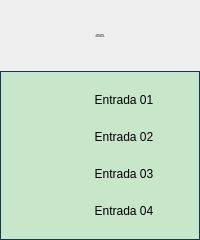
<?xml version="1.0" encoding="UTF-8"?>
<ui version="4.0">
 <class>Form</class>
 <widget class="QWidget" name="Form">
  <property name="geometry">
   <rect>
    <x>0</x>
    <y>0</y>
    <width>200</width>
    <height>240</height>
   </rect>
  </property>
  <property name="minimumSize">
   <size>
    <width>200</width>
    <height>240</height>
   </size>
  </property>
  <property name="maximumSize">
   <size>
    <width>200</width>
    <height>240</height>
   </size>
  </property>
  <property name="windowTitle">
   <string>Cartão 5069-IY4 04 Controladora Booster</string>
  </property>
  <layout class="QVBoxLayout" name="verticalLayout">
   <property name="spacing">
    <number>0</number>
   </property>
   <property name="leftMargin">
    <number>0</number>
   </property>
   <property name="topMargin">
    <number>0</number>
   </property>
   <property name="rightMargin">
    <number>0</number>
   </property>
   <property name="bottomMargin">
    <number>0</number>
   </property>
   <item>
    <layout class="QVBoxLayout" name="verticalLayout_2">
     <property name="spacing">
      <number>0</number>
     </property>
     <item>
      <widget class="PyDMLabel" name="PyDMLabel_2">
       <property name="maximumSize">
        <size>
         <width>16777215</width>
         <height>71</height>
        </size>
       </property>
       <property name="font">
        <font>
         <pointsize>-1</pointsize>
        </font>
       </property>
       <property name="toolTip">
        <string/>
       </property>
       <property name="styleSheet">
        <string notr="true">PyDMLabel {
 qproperty-alignment: AlignCenter;
 border: 1px solid #FF17365D;
 background-color: #FF17365D;
 color: rgb(255, 255, 255);
 min-height: 65px;
 max-height: 65px;
 font-size: 14px;
}</string>
       </property>
       <property name="text">
        <string>Falhas Hardware
Cartão 5069-IY4 04
Controladora Booster</string>
       </property>
       <property name="alignment">
        <set>Qt::AlignCenter</set>
       </property>
      </widget>
     </item>
     <item>
      <widget class="QFrame" name="frame">
       <property name="styleSheet">
        <string notr="true">QFrame#frame{
     border: 1px solid #FF17365D;
	 background-color: #c8e6c9;
}

PyDMByteIndicator {
  min-height: 1.50em;
  max-height: 1.50em;
  min-width: 1.50em;
}</string>
       </property>
       <property name="frameShape">
        <enum>QFrame::StyledPanel</enum>
       </property>
       <property name="frameShadow">
        <enum>QFrame::Raised</enum>
       </property>
       <layout class="QVBoxLayout" name="verticalLayout_5">
        <property name="spacing">
         <number>0</number>
        </property>
        <property name="leftMargin">
         <number>0</number>
        </property>
        <property name="topMargin">
         <number>0</number>
        </property>
        <property name="rightMargin">
         <number>0</number>
        </property>
        <property name="bottomMargin">
         <number>0</number>
        </property>
        <item>
         <layout class="QGridLayout" name="gridLayout_2">
          <property name="leftMargin">
           <number>5</number>
          </property>
          <property name="topMargin">
           <number>5</number>
          </property>
          <property name="rightMargin">
           <number>5</number>
          </property>
          <property name="bottomMargin">
           <number>5</number>
          </property>
          <property name="verticalSpacing">
           <number>10</number>
          </property>
          <item row="3" column="0">
           <widget class="PyDMByteIndicator" name="PyDMByteIndicator_5">
            <property name="sizePolicy">
             <sizepolicy hsizetype="Fixed" vsizetype="Fixed">
              <horstretch>0</horstretch>
              <verstretch>0</verstretch>
             </sizepolicy>
            </property>
            <property name="minimumSize">
             <size>
              <width>27</width>
              <height>27</height>
             </size>
            </property>
            <property name="maximumSize">
             <size>
              <width>30</width>
              <height>27</height>
             </size>
            </property>
            <property name="toolTip">
             <string/>
            </property>
            <property name="channel" stdset="0">
             <string>ca://RA-RaBO02:RF-IntlkCtrl:InAng07-Mon.VAL</string>
            </property>
            <property name="onColor" stdset="0">
             <color>
              <red>255</red>
              <green>0</green>
              <blue>0</blue>
             </color>
            </property>
            <property name="offColor" stdset="0">
             <color>
              <red>0</red>
              <green>255</green>
              <blue>0</blue>
             </color>
            </property>
            <property name="showLabels" stdset="0">
             <bool>false</bool>
            </property>
            <property name="circles" stdset="0">
             <bool>true</bool>
            </property>
           </widget>
          </item>
          <item row="0" column="1">
           <widget class="PyDMLabel" name="PyDMLabel_6">
            <property name="sizePolicy">
             <sizepolicy hsizetype="Fixed" vsizetype="Fixed">
              <horstretch>0</horstretch>
              <verstretch>0</verstretch>
             </sizepolicy>
            </property>
            <property name="minimumSize">
             <size>
              <width>100</width>
              <height>25</height>
             </size>
            </property>
            <property name="maximumSize">
             <size>
              <width>100</width>
              <height>25</height>
             </size>
            </property>
            <property name="toolTip">
             <string/>
            </property>
            <property name="text">
             <string>Entrada 01</string>
            </property>
            <property name="alignment">
             <set>Qt::AlignCenter</set>
            </property>
            <property name="channel" stdset="0">
             <string/>
            </property>
           </widget>
          </item>
          <item row="0" column="0">
           <widget class="PyDMByteIndicator" name="PyDMByteIndicator_6">
            <property name="sizePolicy">
             <sizepolicy hsizetype="Fixed" vsizetype="Fixed">
              <horstretch>0</horstretch>
              <verstretch>0</verstretch>
             </sizepolicy>
            </property>
            <property name="minimumSize">
             <size>
              <width>27</width>
              <height>27</height>
             </size>
            </property>
            <property name="maximumSize">
             <size>
              <width>30</width>
              <height>27</height>
             </size>
            </property>
            <property name="toolTip">
             <string/>
            </property>
            <property name="PyDMToolTip" stdset="0">
             <string/>
            </property>
            <property name="channel" stdset="0">
             <string>ca://RA-RaBO02:RF-IntlkCtrl:InAng04-Mon.VAL</string>
            </property>
            <property name="onColor" stdset="0">
             <color>
              <red>255</red>
              <green>0</green>
              <blue>0</blue>
             </color>
            </property>
            <property name="offColor" stdset="0">
             <color>
              <red>0</red>
              <green>255</green>
              <blue>0</blue>
             </color>
            </property>
            <property name="showLabels" stdset="0">
             <bool>false</bool>
            </property>
            <property name="circles" stdset="0">
             <bool>true</bool>
            </property>
           </widget>
          </item>
          <item row="2" column="0">
           <widget class="PyDMByteIndicator" name="PyDMByteIndicator_7">
            <property name="sizePolicy">
             <sizepolicy hsizetype="Fixed" vsizetype="Fixed">
              <horstretch>0</horstretch>
              <verstretch>0</verstretch>
             </sizepolicy>
            </property>
            <property name="minimumSize">
             <size>
              <width>27</width>
              <height>27</height>
             </size>
            </property>
            <property name="maximumSize">
             <size>
              <width>30</width>
              <height>27</height>
             </size>
            </property>
            <property name="toolTip">
             <string/>
            </property>
            <property name="channel" stdset="0">
             <string>ca://RA-RaBO02:RF-IntlkCtrl:InAng06-Mon.VAL</string>
            </property>
            <property name="onColor" stdset="0">
             <color>
              <red>255</red>
              <green>0</green>
              <blue>0</blue>
             </color>
            </property>
            <property name="offColor" stdset="0">
             <color>
              <red>0</red>
              <green>255</green>
              <blue>0</blue>
             </color>
            </property>
            <property name="showLabels" stdset="0">
             <bool>false</bool>
            </property>
            <property name="circles" stdset="0">
             <bool>true</bool>
            </property>
           </widget>
          </item>
          <item row="1" column="1">
           <widget class="PyDMLabel" name="PyDMLabel_7">
            <property name="sizePolicy">
             <sizepolicy hsizetype="Fixed" vsizetype="Fixed">
              <horstretch>0</horstretch>
              <verstretch>0</verstretch>
             </sizepolicy>
            </property>
            <property name="minimumSize">
             <size>
              <width>100</width>
              <height>25</height>
             </size>
            </property>
            <property name="maximumSize">
             <size>
              <width>100</width>
              <height>25</height>
             </size>
            </property>
            <property name="toolTip">
             <string/>
            </property>
            <property name="text">
             <string>Entrada 02</string>
            </property>
            <property name="alignment">
             <set>Qt::AlignCenter</set>
            </property>
           </widget>
          </item>
          <item row="2" column="1">
           <widget class="PyDMLabel" name="PyDMLabel_8">
            <property name="sizePolicy">
             <sizepolicy hsizetype="Fixed" vsizetype="Fixed">
              <horstretch>0</horstretch>
              <verstretch>0</verstretch>
             </sizepolicy>
            </property>
            <property name="minimumSize">
             <size>
              <width>100</width>
              <height>25</height>
             </size>
            </property>
            <property name="maximumSize">
             <size>
              <width>100</width>
              <height>25</height>
             </size>
            </property>
            <property name="toolTip">
             <string/>
            </property>
            <property name="text">
             <string>Entrada 03</string>
            </property>
            <property name="alignment">
             <set>Qt::AlignCenter</set>
            </property>
           </widget>
          </item>
          <item row="3" column="1">
           <widget class="PyDMLabel" name="PyDMLabel_9">
            <property name="sizePolicy">
             <sizepolicy hsizetype="Fixed" vsizetype="Fixed">
              <horstretch>0</horstretch>
              <verstretch>0</verstretch>
             </sizepolicy>
            </property>
            <property name="minimumSize">
             <size>
              <width>100</width>
              <height>25</height>
             </size>
            </property>
            <property name="maximumSize">
             <size>
              <width>100</width>
              <height>25</height>
             </size>
            </property>
            <property name="toolTip">
             <string/>
            </property>
            <property name="text">
             <string>Entrada 04</string>
            </property>
            <property name="alignment">
             <set>Qt::AlignCenter</set>
            </property>
           </widget>
          </item>
          <item row="1" column="0">
           <widget class="PyDMByteIndicator" name="PyDMByteIndicator_8">
            <property name="sizePolicy">
             <sizepolicy hsizetype="Fixed" vsizetype="Fixed">
              <horstretch>0</horstretch>
              <verstretch>0</verstretch>
             </sizepolicy>
            </property>
            <property name="minimumSize">
             <size>
              <width>27</width>
              <height>27</height>
             </size>
            </property>
            <property name="maximumSize">
             <size>
              <width>30</width>
              <height>27</height>
             </size>
            </property>
            <property name="toolTip">
             <string/>
            </property>
            <property name="channel" stdset="0">
             <string>ca://RA-RaBO02:RF-IntlkCtrl:InAng05-Mon.VAL</string>
            </property>
            <property name="onColor" stdset="0">
             <color>
              <red>255</red>
              <green>0</green>
              <blue>0</blue>
             </color>
            </property>
            <property name="offColor" stdset="0">
             <color>
              <red>0</red>
              <green>255</green>
              <blue>0</blue>
             </color>
            </property>
            <property name="showLabels" stdset="0">
             <bool>false</bool>
            </property>
            <property name="circles" stdset="0">
             <bool>true</bool>
            </property>
           </widget>
          </item>
         </layout>
        </item>
       </layout>
      </widget>
     </item>
    </layout>
   </item>
  </layout>
 </widget>
 <customwidgets>
  <customwidget>
   <class>PyDMLabel</class>
   <extends>QLabel</extends>
   <header>pydm.widgets.label</header>
  </customwidget>
  <customwidget>
   <class>PyDMByteIndicator</class>
   <extends>QWidget</extends>
   <header>pydm.widgets.byte</header>
  </customwidget>
 </customwidgets>
 <resources/>
 <connections/>
</ui>
